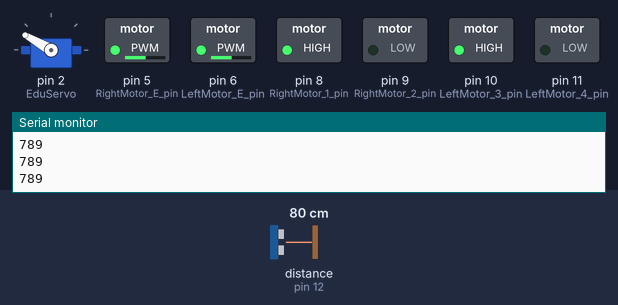
Recording of a sketch running on a simulated Arduino Uno, built with avr-gcc and run on an emulated ATmega328P. Shown: servo, switched loads named in the sketch (green lamp = pin HIGH), the last lines printed to the serial monitor. Wiring (inferred from the names in the program): ultrasonic range finder: trigger pin 13; echo pin 12. Inputs (shaded band) come from the test bench; at power-on: distance to the obstacle (sensor on pin 12) 80 cm. The echo pulse lasts 58.3 µs per cm; pins used as bus, display or sensor lines are not drawn.

Above: at 0.58 s.
1.3 s: distance to the obstacle (sensor on pin 12) set to 29 cm
4.3 s: distance to the obstacle (sensor on pin 12) set to 26 cm
At 7.1 s:
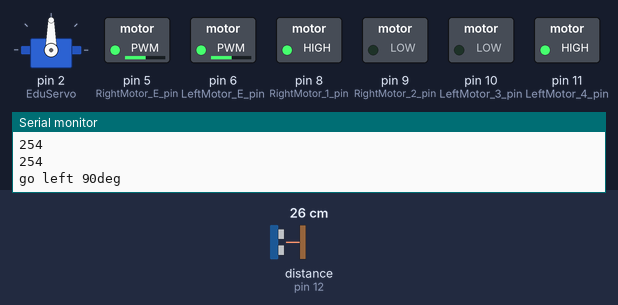
7.3 s: distance to the obstacle (sensor on pin 12) set to 35 cm
At 7.51 s:
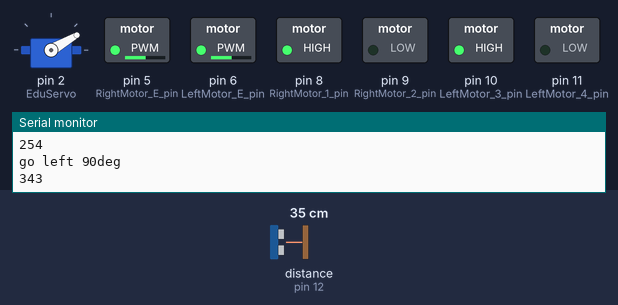
10.3 s: distance to the obstacle (sensor on pin 12) set to 2 cm
At 10.8 s:
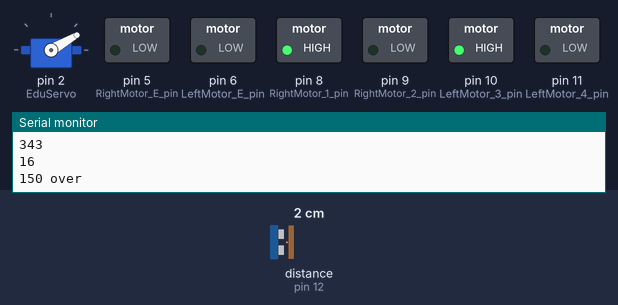
Timing chart, 0 to 42.1 s (numbered marks = the images above; inputs shaded):
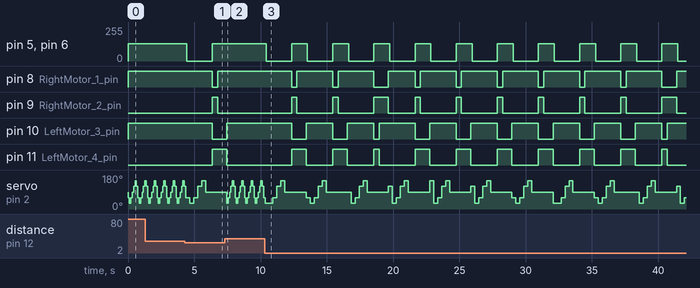

The sketch:

carry_code_2.ino
```cpp
/* 이 소스는 에듀이노(Eduino)에 의해서 번역, 수정, 작성되었고 소유권 또한 에듀이노의 것입니다.
 *  소유권자의 허락을 받지 않고 무단으로 수정, 삭제하여 배포할 시 법적인 처벌을 받을 수도 있습니다.
 *
 *  에듀이노 SmartCar 예제
 *  - 스마트 자동차 스스로 눈앞에 장애물을 회피하며 움직이는 예제 -
 *
 */
#include <Servo.h>
Servo EduServo;

//출력핀(trig)과 입력핀(echo) 설정
int trigPin = 13;                  // 디지털 13번 핀에 연결
int echoPin = 12;                  // 디지털 12번 핀에 연결
int Ultra_d = 0;
int val = 0;                    // 좌우 경로 설정 변수
int i = 0;                      //각도변경 변수
int check = 0;                  //각도 % 5
int RightMotor_E_pin = 5;       // 오른쪽 모터의 Enable & PWM
int LeftMotor_E_pin = 6;        // 왼쪽 모터의 Enable & PWM
int RightMotor_1_pin = 8;       // 오른쪽 모터 제어선 IN1
int RightMotor_2_pin = 9;       // 오른쪽 모터 제어선 IN2
int LeftMotor_3_pin = 10;       // 왼쪽 모터 제어선 IN3
int LeftMotor_4_pin = 11;       // 왼쪽 모터 제어선 IN4

//좌우 모터 속도 조절, 설정 가능 최대 속도 : 255
int L_MotorSpeed = 130; // 왼쪽 모터 속도
int R_MotorSpeed = 130; // 오른쪽 모터 속도


void setup() {
  EduServo.attach(2);                       // 서보모터 PWM 디지털입출력 2번핀 연결

  pinMode(echoPin, INPUT);                  // echoPin 입력
  pinMode(trigPin, OUTPUT);                 // trigPin 출력

  pinMode(RightMotor_E_pin, OUTPUT);        // 출력모드로 설정
  pinMode(RightMotor_1_pin, OUTPUT);
  pinMode(RightMotor_2_pin, OUTPUT);
  pinMode(LeftMotor_3_pin, OUTPUT);
  pinMode(LeftMotor_4_pin, OUTPUT);
  pinMode(LeftMotor_E_pin, OUTPUT);

  Serial.begin(9600);                       // PC와의 시리얼 통신 9600bps로 설정
  Serial.println("Welcome Eduino!");
}

void loop() {
  Ultra_d = Ultrasonic();
  Serial.println(Ultra_d);
  motor_role(HIGH, HIGH);  // 직진
  check = i % 7;
  if(check == 0){
    EduServo.write(60);
    delay(100);
  }
  else if(check == 1){
    EduServo.write(30);
    delay(100);
  }
  else if(check == 2){
    EduServo.write(60);
    delay(100);
  }
  else if(check == 3){
    EduServo.write(90);
    delay(100);
  }
  else if(check == 4){
    EduServo.write(120);
    delay(100);
  }
  else if(check == 5){

    EduServo.write(150);
    delay(100);
  }
  else if(check == 6){
    EduServo.write(120);
    delay(100);
  }
  else if(check == 7){
    EduServo.write(90);
    delay(100);
  }

  i++;


  if(Ultra_d < 270) {
    // if (Ultra_d < 200) {
    //   Serial.println("200 under.");
    //   motor_role(LOW, LOW); // 후진
    //   delay(200);
    //   analogWrite(RightMotor_E_pin, 0);
    //   analogWrite(LeftMotor_E_pin, 0);
    //   delay(200);
    // }
    // else {
    analogWrite(RightMotor_E_pin, 0);
    analogWrite(LeftMotor_E_pin, 0);
    delay(200);
    Serial.println("150 over");
    val =  Servo_con();
    if (val == 0) {
      Serial.println("go right 75deg");
      analogWrite(RightMotor_E_pin, 0);
      analogWrite(LeftMotor_E_pin, 0);
      delay(500);
      motor_role(LOW, LOW);  // 후진
      delay(400);
      motor_role(LOW, HIGH);  // 우회전
      delay(500);
    }
    else if (val == 1) {
      Serial.println("go right 90deg");
      analogWrite(RightMotor_E_pin, 0);
      analogWrite(LeftMotor_E_pin, 0);
      delay(500);
      motor_role(LOW, LOW);  // 후진
      delay(400);
      motor_role(LOW, HIGH);  // 우회전
      delay(700);
    }
    else if (val == 2) {
      Serial.println("go left 75deg");
      analogWrite(RightMotor_E_pin, 0);
      analogWrite(LeftMotor_E_pin, 0);
      delay(500);
      motor_role(LOW, LOW);  // 후진
      delay(400);
      motor_role(HIGH, LOW);  // 좌회전
      delay(500);
    }
    else if (val == 3) {
      Serial.println("go left 90deg");
      analogWrite(RightMotor_E_pin, 0);
      analogWrite(LeftMotor_E_pin, 0);
      delay(500);
      motor_role(LOW, LOW);  // 후진
      delay(400);
      motor_role(HIGH, LOW);  // 좌회전
      delay(700);
    }
  }
}

void motor_role(int R_motor, int L_motor){
   digitalWrite(RightMotor_1_pin, R_motor);
   digitalWrite(RightMotor_2_pin, !R_motor);
   digitalWrite(LeftMotor_3_pin, L_motor);
   digitalWrite(LeftMotor_4_pin, !L_motor);
   analogWrite(RightMotor_E_pin, R_MotorSpeed);  // 우측 모터 속도값
   analogWrite(LeftMotor_E_pin, L_MotorSpeed);   // 좌측 모터 속도값
}

int Ultrasonic(){
  long duration, distance;
  digitalWrite(trigPin, HIGH);      // trigPin에서 초음파 발생(echoPin도 HIGH)
  delayMicroseconds(10);
  digitalWrite(trigPin, LOW);
  duration = pulseIn(echoPin, HIGH);   // echoPin 이 HIGH를 유지한 시간을 저장 한다.
  distance = ((float)(340 * duration) / 1000) / 2;

  //Serial.print("DIstance:");        // 물체와 초음파 센서간 거리를 표시.
  //Serial.println(distance);

  return distance;
}

int Servo_con(){
  EduServo.write(30);
  int Ult_30 = Ultrasonic();
  delay(300);
  Serial.println(Ult_30);

  EduServo.write(60);
  int Ult_60 = Ultrasonic();
  delay(300);
  Serial.println(Ult_60);

  EduServo.write(120);
  int Ult_120 = Ultrasonic();
  delay(300);
  Serial.println(Ult_120);

  EduServo.write(150);
  int Ult_150 = Ultrasonic();
  delay(300);
  Serial.println(Ult_150);
  if(Ult_30 > Ult_150){
    if(Ult_120 < Ult_150){
      val = 0;
    }
    else{
      val = 1;
    }
  }
  else{
    if(Ult_30 > Ult_60){
      val = 2;
    }
    else{
      val = 3;
    }
  }
  EduServo.write(90);

  return val;
}
```

Measured:
- the behaviour switches between 28 and 27 cm on distance to the obstacle (sensor on pin 12) (found by bisection; images 0 and 1)
- after the input at 4.3 s, pin 5 (RightMotor_E_pin), pin 6 (LeftMotor_E_pin): 130/255 → 0/255 after 0.15 s, → 130/255 1.9 s later
- after the input at 7.3 s, pin 5 (RightMotor_E_pin), pin 6 (LeftMotor_E_pin): stays 130/255 (without the input it goes to 0/255 after 0.26 s)
- after the input at 10.3 s, pin 5 (RightMotor_E_pin), pin 6 (LeftMotor_E_pin): alternates 130/255 for 1.2 s and 0/255 for 1.9 s, starting after 0.14 s
